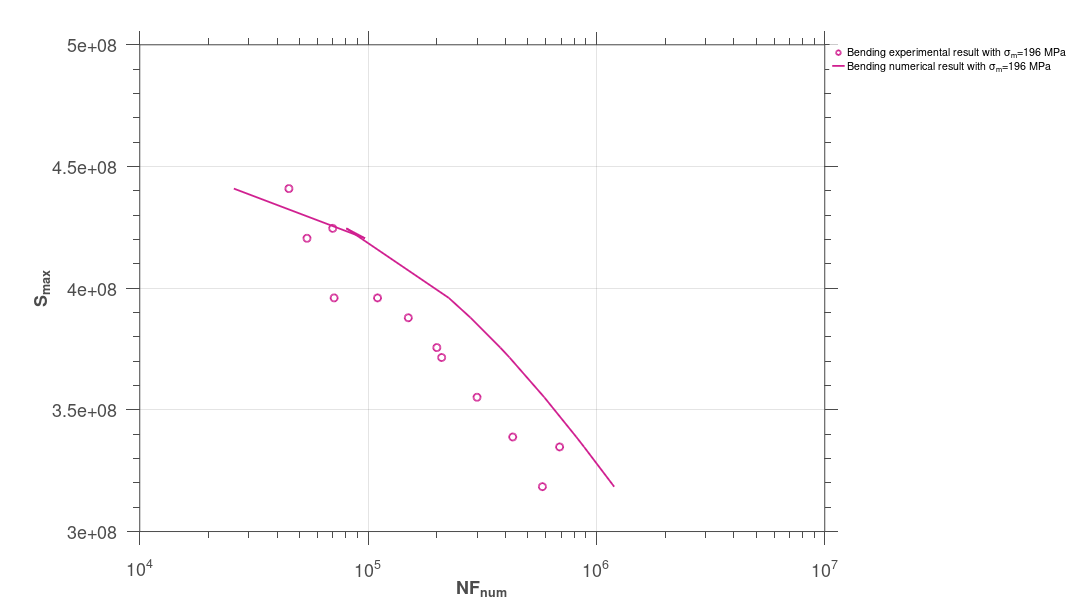

Source code (MATLAB): (Note: this script raises an error after producing the figure.)
clc;
clear;
close all;
% steel SM45C data from Jabbado thesis
%-------------------------------------------------bending--------------------------------
y=638e6;
k=1e9;
E=213e9;
nu=0.3;                     %poisson's ratio
a=0.1;
W0=45e9;
lam=0.1;
b=1.2;
fb=b;
m=196e6;%mean tension

%---------------a b correspond to high and low bounds of cyclic load, 1 2
%correspond to  different parameters comparison------------------
NFben=[4.50E+04
5.40E+04
7.00E+04
7.10E+04
1.10E+05
1.50E+05
2.00E+05
2.10E+05
3.00E+05
4.30E+05
6.90E+05
5.80E+05] ;
stressben=1e6.*[540
515
520
485
485
475
460
455
435
415
410
390];%to get Smaxben

n=1;
while n<length(stressben)+1
hydromax=1/3*sum(stressben(n)+m +0+0);
hydromin=1/3*sum(-stressben(n)+m +0+0);
hydromean=1/2*sqrt(hydromax^2+hydromin^2);
devmax=[stressben(n)+m 0 0 ;0 0  0 ;0 0 0 ]-hydromax*eye(3);
devmin=[-stressben(n)+m 0 0 ;0 0 0 ;0 0 0 ]-hydromin*eye(3);
devmean=1/2*(norm(devmax,'fro')+norm(devmin,'fro'));
Smaxben_m(n)=norm(devmean,'fro');
%--------to get average smin--------
yield_min=y-lam.*hydromax;
Smaxbenmax(n)=norm(devmax,'fro');
sminmin(n)=yield_min.*Smaxbenmax(n).^-1;

yield_max=y-lam.*hydromin;
Smaxbenmin(n)=norm(devmin,'fro');
sminmax(n)=yield_max.*Smaxbenmin(n).^-1;

yield_m(n)=(yield_min+yield_max)/2;
alphamax(n)=(1-a.*(sminmax(n)-1).^-fb);
alphamin(n)=(1-a.*(sminmin(n)-1).^-fb);
alpben_m(n)=(alphamax(n)+alphamin(n))/2;

n=n+1;
end
%control lam to make min(sminmin)>1
min(sminmin)
%--------use average smin to get NF--------
NFben_num=(1-alpben_m).^-1*W0*E*(E+k*nu)*b*(b+1)*((4*(E-k)*(1+nu)*(b-1)))^-1.*yield_m.^(b-1).*Smaxben_m.^(-b-1);

figure(1);
ben_exp=semilogx(NFben,Smaxben_m,'o','MarkerSize',12,'LineWidth', 3,'MarkerEdgeColor',[208 32 144]/255, 'MarkerFaceColor','none');
hold on;
ben_num=semilogx(NFben_num,Smaxben_m,'-','color',[208 32 144]/255,'LineWidth', 3);
set(gca ,'FontSize',30);
hXLabel = xlabel('NF_{num}','Fontsize',30, 'FontWeight' , 'bold');
hYLabel = ylabel('S_{max}','Fontsize',30, 'FontWeight' , 'bold');
hLegend=legend([ben_exp,ben_num],...
    'Bending experimental result with \sigma_m=196 MPa','Bending numerical result with \sigma_m=196 MPa','location','bestoutside');
set(hLegend, 'FontSize', 18);
set(hLegend,'Box','on');
set(hLegend,'EdgeColor',[1 1 1]); %set the edge colour of the legend to white 
% Adjust font
set(gca, 'FontName', 'Helvetica')
% Adjust axes properties
set(gca, 'Box', 'on', 'TickDir', 'out', 'TickLength', [.02 .02], ...
    'XMinorTick', 'on', 'YMinorTick', 'on', 'YGrid', 'on', 'XGrid', 'on',...
    'XColor', [.3 .3 .3], 'YColor', [.3 .3 .3], ...
    'LineWidth', 1)
set(gcf,'color','w'); %set figure background transparent
set(gca,'color','w'); %set axis transparent
% Maximize print figure
set(gcf,'outerposition',get(0,'screensize'));
set(gcf, 'PaperPositionMode', 'manual');
set(gcf, 'PaperUnits', 'points'); %[ {inches} | centimeters | normalized | points ]
set(gcf, 'PaperPosition', [0 0 1800 1000]); %set(gcf,'PaperPosition',[left,bottom,width,height])

%% 
figure(2);
err_ben_m = loglog(NFben,NFben_num,'o','MarkerSize',12,'LineWidth', 3,'MarkerEdgeColor',[208 32 144]/255, 'MarkerFaceColor','none');
hold on;
set(gca ,'FontSize',30);
hXLabel = xlabel('NF_{exp}','Fontsize',30, 'FontWeight' , 'bold');
hYLabel = ylabel('NF_{num}','Fontsize',30, 'FontWeight' , 'bold');
x=1e4:1000:1e8;
y0=x;
hold on;
py0=loglog(x,y0,'k','LineWidth',3);
y1=2.*x;
y2=0.5.*x;
py1=loglog(x,y1, '--k','LineWidth',3);
py2=loglog(x,y2, '--k','LineWidth',3);
axis equal;
axis([1e4 1e6 1e4 1e6]);
set(gca,'xtick',[1e4 1e5 1e6]); 
set(gca,'ytick',[1e4 1e5 1e6]); 
hLegend=legend([err_ben_m],...
    'Bending test on SM45(\sigma_m=196 MPa)','location','bestoutside');
set(hLegend, 'FontSize', 18);
set(hLegend,'Box','on');
set(hLegend,'EdgeColor',[1 1 1]); %set the edge colour of the legend to white 
% Adjust font
set(gca, 'FontName', 'Helvetica')
% Adjust axes properties
set(gca, 'Box', 'on', 'TickDir', 'out', 'TickLength', [.02 .02], ...
    'XMinorTick', 'on', 'YMinorTick', 'on', 'YGrid', 'on', 'XGrid', 'on',...
    'XColor', [.3 .3 .3], 'YColor', [.3 .3 .3], ...
    'LineWidth', 1)
set(gcf,'color','w'); %set figure background transparent
set(gca,'color','w'); %set axis transparent
% Maximize print figure
set(gcf,'outerposition',get(0,'screensize'));
set(gcf, 'PaperPositionMode', 'manual');
set(gcf, 'PaperUnits', 'points'); %[ {inches} | centimeters | normalized | points ]
set(gcf, 'PaperPosition', [0 0 1800 1000]); %set(gcf,'PaperPosition',[left,bottom,width,height])
figure(1);
saveas(gcf,'F:\Git\Anew\figures\b1D_m_SM45C_sn.png');
figure(2);
saveas(gcf,'F:\Git\Anew\figures\b1D_m_SM45C_err1.png');

sp=actxserver('SAPI.SpVoice');
sp.Speak('done done done');
